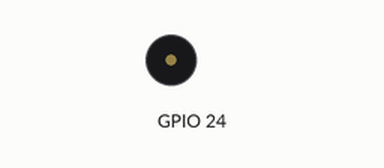
The program below on a simulated Raspberry Pi (BCM pin numbers). Parts: buzzer (waves = sounding). Threads take turns every 2 ms; what the program prints to the terminal is not drawn.

Above: at 0.16 s.
At 5.1 s:
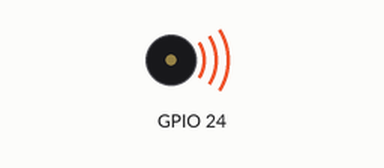
Timing chart, 0 to 7.3 s (numbered marks = the images above):
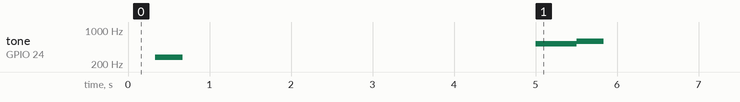

The program:

main.py
```python
from speak import Speaker
import time

sp = Speaker()

@sp.sound
def task1():
    for i in range(0, 20):
        print(i)
    time.sleep(5)


@sp.sound
def task2():
    for i in range(10, 60):
        if i == 59:
            raise KeyError


task1()
task2()
input('')
```

speak.py
```python
import RPi.GPIO as GPIO
import time
from typing import Union
from thread_manager import ThreadManager

thread = ThreadManager()

class Speaker:
    def __init__(self, speaker_gpio: int = 24):
        self.SPEAKERPORT = speaker_gpio
        self.NOTES = {'A2': -12.0, 'Bb2': -11.0, 'B2': -10.0, 'C3': -9.0, 'Db3': -8.0, 'D3': -7.0, 'Eb3': -6.0, 'E3': -5.0,
         'F3': -4.0, 'Gb3': -3.0, 'G3': -2.0, 'Ab3': -1.0, 'A3': 0.0, 'Bb3': 1.0, 'B3': 2.0, 'C4': 3.0, 'Db4': 4.0,
         'D4': 5.0, 'Eb4': 6.0, 'E4': 7.0, 'F4': 8.0, 'Gb4': 9.0, 'G4': 10.0, 'Ab4': 11.0, 'A4': 12.0, 'Bb4': 13.0,
         'B4': 14.0, 'C5': 15.0, 'Db5': 16.0, 'D5': 17.0, 'Eb5': 18.0, 'E5': 19.0, 'F5': 20.0, 'Gb5': 21.0, 'G5': 22.0,
         'Ab5': 23.0}
        self.KEYS = {'z': 'A2', 's': 'Bb2', 'x': 'B2', 'c': 'C3', 'f': 'Db3', 'v': 'D3', 'g': 'Eb3', 'b': 'E3', 'n': 'F3',
        'j': 'Gb3', 'm': 'G3', 'k': 'Ab3', 'q': 'A3', '2': 'Bb3', 'w': 'B3', 'e': 'C4', '4': 'Db4', 'r': 'D4',
        '5': 'Eb4', 't': 'E4', 'y': 'F4', '7': 'Gb4', 'u': 'G4', '8': 'Ab4', 'i': 'A4', '9': 'Bb4', 'o': 'B4',
        'p': 'C5'}
        GPIO.setmode(GPIO.BCM)
        GPIO.setup(self.SPEAKERPORT, GPIO.OUT)

    def __tone(self, note: str, time_play: Union[int, float] = 1):
        note = self.KEYS[note]
        frequency = 440.0 * (1.05946309435929530984310531 ** self.NOTES[note])

        p = GPIO.PWM(self.SPEAKERPORT, frequency)
        p.start(50)
        time.sleep(time_play)
        p.stop()

    def cancel_sound(self):
        self.__tone('w', time_play=1/3)
        self.__tone('q', time_play=1/3)

    def error_sound(self):
        self.__tone('g', time_play=1/3)
        self.__tone('f', time_play=1/3)

    def apply_sound(self):
        self.__tone('e', time_play=1/2)
        self.__tone('r', time_play=1/3)

    def sound(self, func):
        def wrapper(*args, **kwargs):
            @thread.to_thread
            def call():
                try:
                    func()
                    self.apply_sound()
                except:
                    self.error_sound()
            return call()

        return wrapper
```

thread_manager.py
```python
import asyncio
from _thread import start_new_thread

class ThreadManager:
    def __init__(self):
        self.threads = []
        self.async_threads = []
        self.loop = asyncio.new_event_loop()

    def to_thread(self, func):
        def wrapper(*args, **kwargs):
            thread_id = start_new_thread(func, args, kwargs)
            self.threads.append(thread_id)
        return wrapper

    def async_thread(self, func):
        def wrapper(*args, **kwargs):
            self.loop.create_task(func, name=func.__name__)
            self.async_threads.append(func.__name__)
        return wrapper
```

Measured:
- by itself, tone on GPIO 24: plays 277 Hz for 0.33 s, 523 Hz for 0.50 s, 587 Hz for 0.33 s
